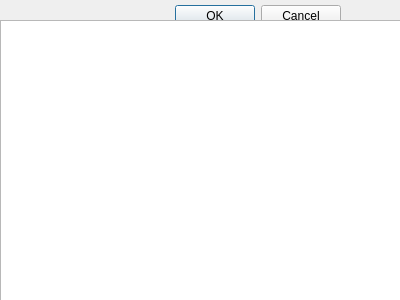
<?xml version="1.0" encoding="UTF-8"?>
<ui version="4.0">
 <class>Dialog</class>
 <widget class="QDialog" name="Dialog">
  <property name="geometry">
   <rect>
    <x>0</x>
    <y>0</y>
    <width>400</width>
    <height>300</height>
   </rect>
  </property>
  <property name="windowTitle">
   <string>Dialog</string>
  </property>
  <widget class="QDialogButtonBox" name="buttonBox">
   <property name="geometry">
    <rect>
     <x>0</x>
     <y>0</y>
     <width>341</width>
     <height>32</height>
    </rect>
   </property>
   <property name="orientation">
    <enum>Qt::Horizontal</enum>
   </property>
   <property name="standardButtons">
    <set>QDialogButtonBox::Cancel|QDialogButtonBox::Ok</set>
   </property>
  </widget>
  <widget class="QTableWidget" name="tableWidget">
   <property name="geometry">
    <rect>
     <x>0</x>
     <y>20</y>
     <width>401</width>
     <height>281</height>
    </rect>
   </property>
  </widget>
 </widget>
 <resources/>
 <connections>
  <connection>
   <sender>buttonBox</sender>
   <signal>accepted()</signal>
   <receiver>Dialog</receiver>
   <slot>accept()</slot>
   <hints>
    <hint type="sourcelabel">
     <x>248</x>
     <y>254</y>
    </hint>
    <hint type="destinationlabel">
     <x>157</x>
     <y>274</y>
    </hint>
   </hints>
  </connection>
  <connection>
   <sender>buttonBox</sender>
   <signal>rejected()</signal>
   <receiver>Dialog</receiver>
   <slot>reject()</slot>
   <hints>
    <hint type="sourcelabel">
     <x>316</x>
     <y>260</y>
    </hint>
    <hint type="destinationlabel">
     <x>286</x>
     <y>274</y>
    </hint>
   </hints>
  </connection>
 </connections>
</ui>
